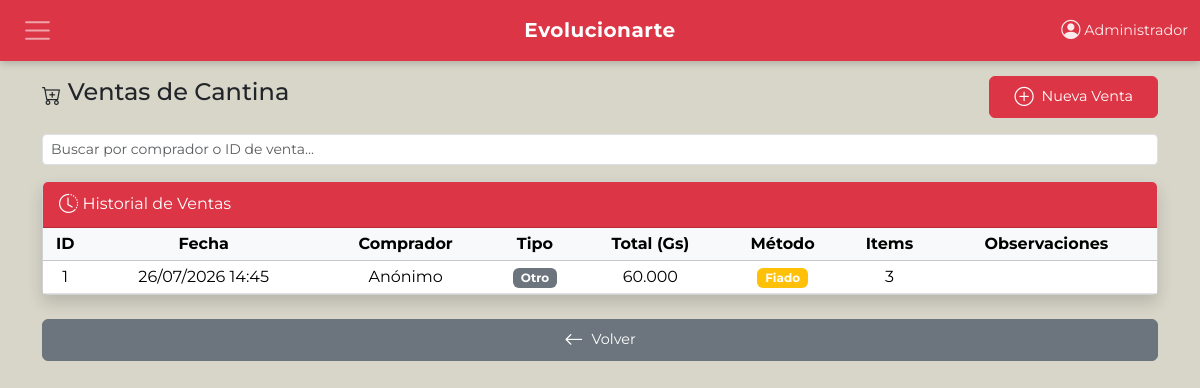
The app's page /secciones/cantina/ventas.php (signed in), older data.
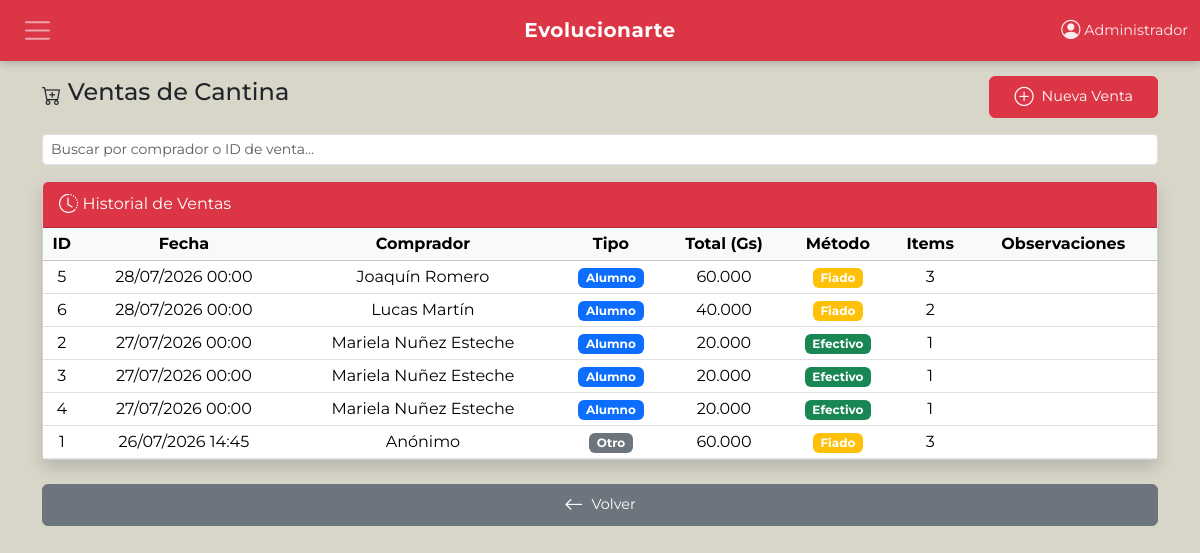
The same page, newer data.
### tables this page shows
CREATE TABLE `ventas` (
  `id_venta` int(11) NOT NULL,
  `fecha` datetime DEFAULT current_timestamp(),
  `total` decimal(10,2) NOT NULL,
  `metodo_pago` enum('Efectivo','Transferencia','Fiado') NOT NULL,
  `tipo_comprador` enum('alumno','profesor','otro') DEFAULT 'otro',
  `nombre_comprador` varchar(150) DEFAULT NULL,
  `id_alumno` int(11) DEFAULT NULL,
  `id_usuario` int(11) DEFAULT NULL,
  `observaciones` text DEFAULT NULL,
  `estado_pago` enum('pagado','pendiente','parcial') DEFAULT 'pagado'
);

### secciones/cantina/ventas.php (the view, shortened to what this page needs)
<?php
require_once '../../config/db.php';
include '../../includes/header.php';
include '../../includes/navbar.php';
$ventas = $pdo->query("SELECT v.*,
                       (SELECT COUNT(*) FROM detalle_ventas WHERE id_venta = v.id_venta) as total_items
                       FROM ventas v ORDER BY v.fecha DESC")->fetchAll();
$mostrarFormulario = isset($_GET['accion']) && $_GET['accion'] === 'nueva';
?>
<div class="container mt-3">
    <div class="d-flex justify-content-between align-items-center mb-3">
        <h4><i class="bi bi-cart-plus"></i> Ventas de Cantina</h4>
        <a href="?accion=nueva" class="btn btn-danger <?= $mostrarFormulario ? 'd-none' : '' ?>">
            <i class="bi bi-plus-circle"></i> Nueva Venta
        </a>
    </div>
    <div class="row g-2 mb-3">
        <div class="col-md-12">
            <input type="text" id="buscadorVentas" class="form-control form-control-sm" placeholder="Buscar por comprador o ID de venta...">
        </div>
    </div>
    <div class="card shadow">
        <div class="card-header bg-danger text-white">
            <i class="bi bi-clock-history"></i> Historial de Ventas
        </div>
        <div class="card-body p-0">
            <div class="table-responsive">
                <table class="table table-hover table-sm mb-0" id="tablaVentas">
                    <thead class="table-light text-center">
                        <tr>
                            <th>ID</th>
                            <th>Fecha</th>
                            <th>Comprador</th>
                            <th>Tipo</th>
                            <th>Total (Gs)</th>
                            <th>Método</th>
                            <th>Items</th>
                            <th>Observaciones</th>
                        </tr>
                    </thead>
                    <tbody>
                        <?php if (empty($ventas)): ?>
                            <tr><td colspan="8" class="text-center">No hay ventas registradas.</td></tr>
                        <?php else: ?>
                            <?php foreach ($ventas as $v): ?>
                                <tr data-comprador="<?= strtolower(htmlspecialchars($v['nombre_comprador'] ?? '')) ?>" data-id="<?= $v['id_venta'] ?>">
                                    <td class="text-center"><?= $v['id_venta'] ?></td>
                                    <td class="text-center"><?= date('d/m/Y H:i', strtotime($v['fecha'])) ?></td>
                                    <td class="text-center"><?= htmlspecialchars($v['nombre_comprador'] ?? 'Anónimo') ?></td>
                                    <td class="text-center">
                                        <span class="badge bg-<?= $v['tipo_comprador'] === 'alumno' ? 'primary' : ($v['tipo_comprador'] === 'profesor' ? 'info' : 'secondary') ?>">
                                            <?= ucfirst($v['tipo_comprador'] ?? 'otro') ?>
                                        </span>
                                    </td>
                                    <td class="text-center"><?= number_format($v['total'], 0, ',', '.') ?></td>
                                    <td class="text-center">
                                        <span class="badge bg-<?= $v['metodo_pago'] === 'Efectivo' ? 'success' : ($v['metodo_pago'] === 'Transferencia' ? 'info' : 'warning') ?>">
                                            <?= $v['metodo_pago'] ?>
                                        </span>
                                    </td>
                                    <td class="text-center"><?= $v['total_items'] ?></td>
                                    <td class="text-center"><?= htmlspecialchars($v['observaciones'] ?? '') ?></td>
                                </tr>
                            <?php endforeach; ?>
                        <?php endif; ?>
                    </tbody>
                </table>
            </div>
        </div>
    </div>
    <div class="d-flex gap-2 mt-4 pb-3">
        <a href="/evospace/secciones/cantina.php" class="btn btn-secondary flex-fill">
            <i class="bi bi-arrow-left"></i> Volver
        </a>
    </div>
</div>
<?php include '../../includes/footer.php'; ?>

### includes/header.php (shortened to what this page needs)
<!DOCTYPE html>
<html lang="es">
<head>
    <link href="https://cdn.jsdelivr.net/npm/bootstrap@5.3.3/dist/css/bootstrap.min.css" rel="stylesheet">
    <link rel="stylesheet" href="https://cdnjs.cloudflare.com/ajax/libs/bootstrap-icons/1.11.3/font/bootstrap-icons.min.css">
</head>
<body>

### includes/navbar.php (shortened to what this page needs)
<nav class="navbar navbar-dark bg-danger fixed-top">
    <div class="container-fluid position-relative">
        <button class="navbar-toggler border-0" type="button" data-bs-toggle="offcanvas" data-bs-target="#offcanvasNavbar">
            <span class="navbar-toggler-icon"></span>
        </button>
        <a class="navbar-brand fw-bold position-absolute start-50 translate-middle-x" href="/evospace/roles/admin.php">
            Evolucionarte
        </a>
        <span class="navbar-text text-white d-none d-md-inline ms-auto">
            <i class="bi bi-person-circle"></i>
            <?= htmlspecialchars($_SESSION['nombre_completo'] ?? $_SESSION['usuario'] ?? 'Admin') ?>
        </span>
    </div>
</nav>

### includes/footer.php (shortened to what this page needs)
</body>
</html>

### includes/header.php (style rules this page uses)
* { font-family: "Montserrat", sans-serif; }
body { background-color: #d8d5c9; padding-top: 60px; padding-bottom: 30px; }
.bi { display: inline-block; font-size: 1.2rem; vertical-align: -0.125em; }
.btn { padding: 0.5rem 1.5rem; font-size: 0.9rem; border-radius: 0.375rem; height: 42px; display: inline-flex; align-items: center; justify-content: center; gap: 0.5rem; white-space: nowrap; }
.d-flex.gap-2 .btn { flex: 1; }

### includes/navbar.php (style rules this page uses)
.navbar { font-family: 'Montserrat', sans-serif; min-height: 56px; box-shadow: 0 2px 8px rgba(0,0,0,0.2); }
.navbar-brand { font-size: 1.25rem; letter-spacing: 0.5px; color: #fff !important; text-decoration: none; }
.navbar-toggler { padding: 0.4rem 0.6rem; font-size: 1.3rem; border: none; outline: none; }
.navbar-text { font-size: 0.9rem; opacity: 0.9; }

Row changes from the older to the newer data that the page shows:
added ventas: id_venta "5", fecha "28/07/2026 00:00", nombre_comprador "Joaquín Romero", tipo_comprador "Alumno", total "60.000", metodo_pago "Fiado", total_items "3"
added ventas: id_venta "6", fecha "28/07/2026 00:00", nombre_comprador "Lucas Martín", tipo_comprador "Alumno", total "40.000", metodo_pago "Fiado", total_items "2"
added ventas: id_venta "2", fecha "27/07/2026 00:00", nombre_comprador "Mariela Nuñez Esteche", tipo_comprador "Alumno", total "20.000", metodo_pago "Efectivo", total_items "1"
added ventas: id_venta "3", fecha "27/07/2026 00:00", nombre_comprador "Mariela Nuñez Esteche", tipo_comprador "Alumno", total "20.000", metodo_pago "Efectivo", total_items "1"
added ventas: id_venta "4", fecha "27/07/2026 00:00", nombre_comprador "Mariela Nuñez Esteche", tipo_comprador "Alumno", total "20.000", metodo_pago "Efectivo", total_items "1"
